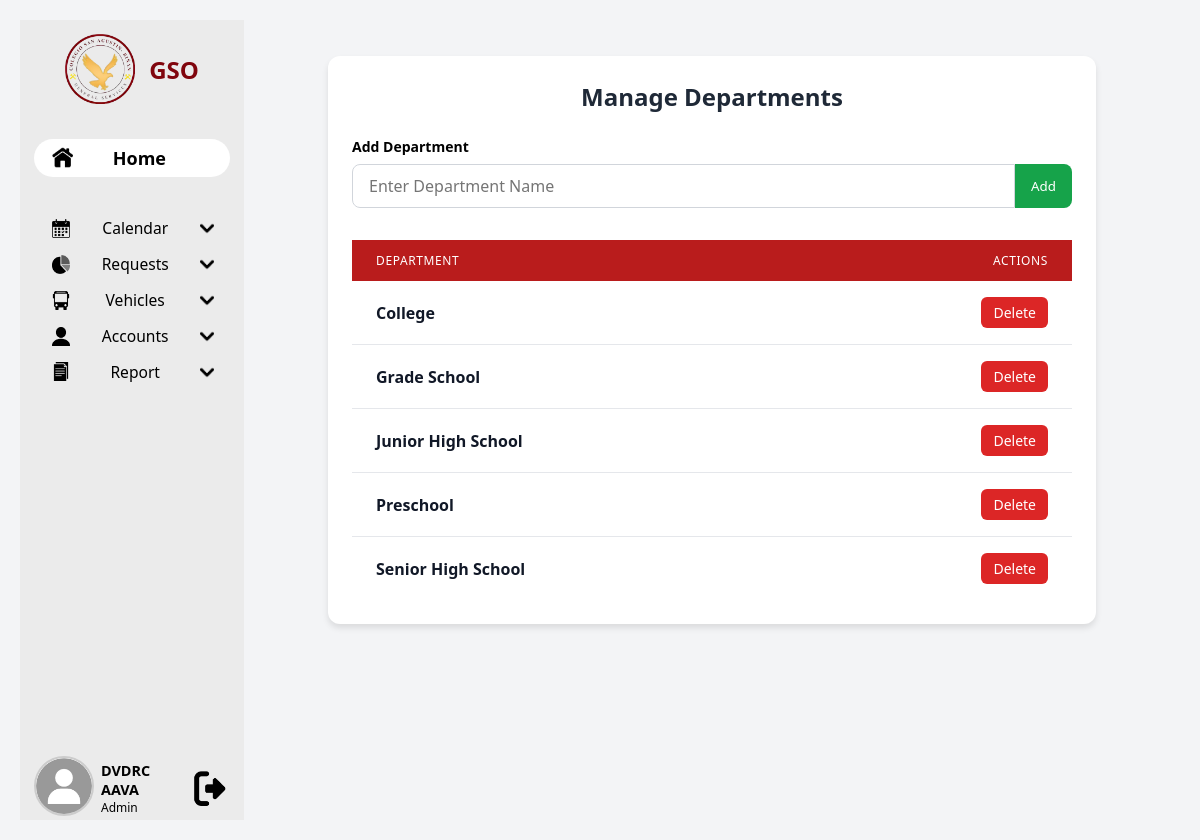
Before: /GSO.php?mdep=a (signed in) with the older database file.
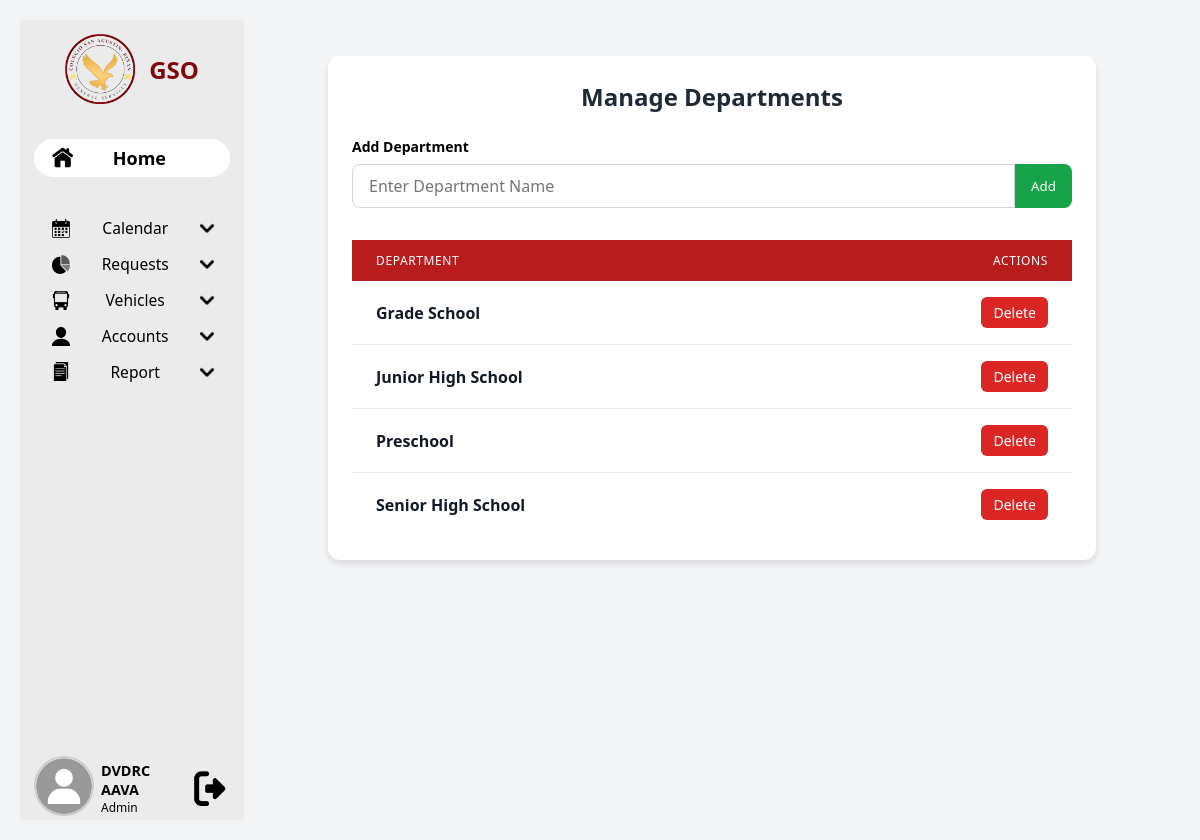
After: the same page with the newer database file.
### tables this page shows
CREATE TABLE `departmentstb` (
  `id` int(11) NOT NULL AUTO_INCREMENT,
  `department` varchar(20) NOT NULL,
  PRIMARY KEY (`id`),
  UNIQUE KEY `department` (`department`)
);

### managedept.php (the view, shortened to what this page needs)
<!DOCTYPE html>
<html lang="en">
<head>
</head>
<body>
    <div class="container">
        <h2>Manage Departments</h2>
        <?php
            $servername = "localhost";
            $username = "root";
            $password = "";
            $dbname = "vehiclemonitoringdbms";
            $conn = new mysqli($servername, $username, $password, $dbname);
            $result = $conn->query("SELECT * FROM departmentstb");
        ?>
        <form method="POST" class="form-group">
            <label for="dept_name"><strong>Add Department</strong></label>
            <div class="input-group">
                <input type="text" name="department" id="dept_name" required placeholder="Enter Department Name">
                <button type="submit" name="add" class="add-btn">Add</button>
            </div>
        </form>
        <div style="overflow-x: auto;">
            <table>
                <thead>
                    <tr>
                        <th>Department</th>
                        <th style="text-align: right;">Actions</th>
                    </tr>
                </thead>
                <tbody>
                    <?php while ($row = $result->fetch_assoc()): ?>
                    <tr>
                        <td><?php echo htmlspecialchars($row["department"]); ?></td>
                        <td style="text-align: right;">
                            <form method="POST" style="display: inline;">
                                <button type="submit" name="delete" class="delete-btn">Delete</button>
                            </form>
                        </td>
                    </tr>
                    <?php endwhile; ?>
                </tbody>
            </table>
        </div>
    </div>
</body>
</html>

Changed rows visible on the page:
removed departmentstb: department "College"
